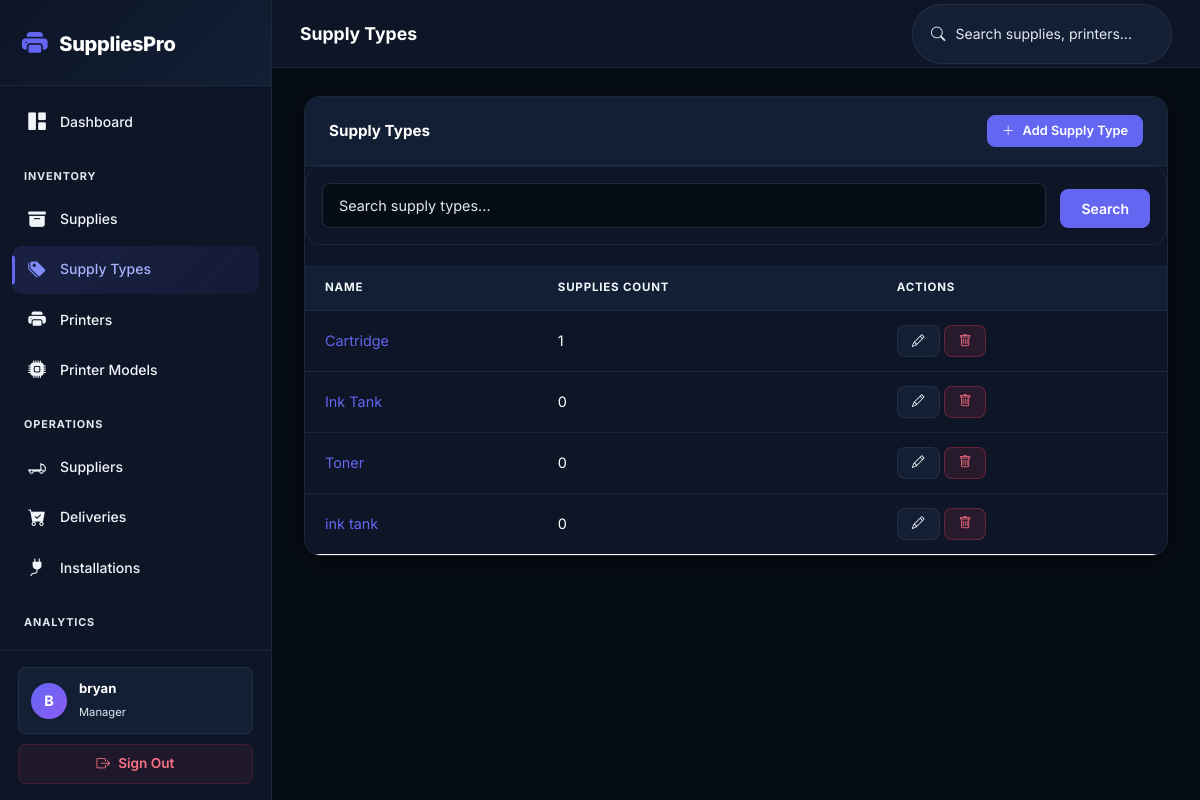
Screenshot of /supply-types/ (signed in) with the database file from the repository.
### inventory/models.py (models this page shows, shortened)
class User(AbstractUser):
    ROLE_CHOICES = [
        ('admin', 'Administrator'),
        ('manager', 'Manager'),
    ]
    role = models.CharField(max_length=20, choices=ROLE_CHOICES, default='manager')
    phone = models.CharField(max_length=20, blank=True)
    class Meta:
        verbose_name = 'User'
        verbose_name_plural = 'Users'

class SupplyType(models.Model):
    name = models.CharField(max_length=200, unique=True)
    description = models.TextField(blank=True)
    is_active = models.BooleanField(default=True)
    created_at = models.DateTimeField(auto_now_add=True)
    updated_at = models.DateTimeField(auto_now=True)
    class Meta:
        ordering = ['name']
        verbose_name = 'Supply Type'
        verbose_name_plural = 'Supply Types'

### inventory/views.py (the view)
# urls.py: path('supply-types/', views.SupplyTypeListView.as_view(), name='supply_type_list'),
class SupplyTypeListView(LoginRequiredMixin, ListView):
    model = SupplyType
    template_name = 'inventory/supply_type_list.html'
    paginate_by = 20
    context_object_name = 'supply_types'
    def get_queryset(self):
        queryset = SupplyType.objects.filter(is_active=True).order_by('name')
        query = self.request.GET.get('q')
        if query:
            queryset = queryset.filter(name__icontains=query)
        return queryset

### rbac/services.py (called while the page is built)
def get_user_permissions(user):
    if not user.is_authenticated:
        return set()
    cache_key = f'user_permissions_{user.pk}'
    permissions = cache.get(cache_key)
    if permissions is None:
        permissions = set()
        user_roles = Role.objects.filter(user_roles__user=user)
        for role in user_roles:
            for perm in role.permissions.all():
                permissions.add(perm.code)
        cache.set(cache_key, permissions, timeout=3600)
    return permissions

def get_user_roles(user):
    if not user.is_authenticated:
        return Role.objects.none()
    return Role.objects.filter(user_roles__user=user)

### templates/inventory/supply_type_list.html (shortened to what this page needs)
{% extends "base.html" %}
{% block page_title %}Supply Types{% endblock %}
{% block content %}
<div class="card">
    <div class="card-header d-flex justify-content-between align-items-center">
        <span>Supply Types</span>
        {% if user.role != 'staff' %}
        <a href="{% url 'supply_type_create' %}" class="btn btn-primary btn-sm">
            <i class="bi bi-plus-lg"></i> Add Supply Type
        </a>
        {% endif %}
    </div>
    <div class="card-body p-0">
        <form method="get" class="filter-bar" style="padding: 16px;">
            <div class="filter-group" style="flex:2;">
                <input type="text" name="q" class="form-control" placeholder="Search supply types..." value="{{ request.GET.q }}">
            </div>
            <button type="submit" class="btn btn-primary">Search</button>
        </form>
        {% if supply_types %}
        <div class="table-responsive">
        <table class="table">
            <thead>
                <tr>
                    <th>Name</th>
                    <th>Supplies Count</th>
                    <th>Actions</th>
                </tr>
            </thead>
            <tbody>
                {% for st in supply_types %}
                <tr>
                    <td>
                        <a href="{% url 'supply_type_detail' st.pk %}">{{ st.name }}</a>
                    </td>
                    <td>{{ st.supplies.count }}</td>
                    <td>
                        {% if user.role != 'staff' %}
                        <a href="{% url 'supply_type_update' st.pk %}" class="btn btn-ghost btn-sm" title="Edit">
                            <i class="bi bi-pencil"></i>
                        </a>
                        <a href="{% url 'supply_type_delete' st.pk %}" class="btn btn-danger btn-sm" title="Delete">
                            <i class="bi bi-trash"></i>
                        </a>
                        {% endif %}
                    </td>
                </tr>
                {% endfor %}
            </tbody>
        </table>
        </div>
        {% endif %}
    </div>
</div>
{% endblock %}

### templates/base.html (shortened to what this page needs)
{% load rbac %}
<!DOCTYPE html>
<html lang="en">
<head>
    <link href="https://cdn.jsdelivr.net/npm/bootstrap@5.3.0/dist/css/bootstrap.min.css" rel="stylesheet">
    <link rel="stylesheet" href="https://cdn.jsdelivr.net/npm/bootstrap-icons@1.11.0/font/bootstrap-icons.css">
    <link href="https://cdn.jsdelivr.net/npm/select2@4.1.0-rc.0/dist/css/select2.min.css" rel="stylesheet"/>
    <link href="https://cdn.jsdelivr.net/npm/select2-bootstrap-5-theme@1.3.0/dist/select2-bootstrap-5-theme.min.css" rel="stylesheet"/>
    <link rel="stylesheet" href="/static/css/style.css">
</head>
<body>
{% if user.is_authenticated %}
<aside class="sidebar" id="sidebar">
    <div class="brand">
        <i class="bi bi-printer-fill"></i>
        <span>SuppliesPro</span>
    </div>
    <nav>
        <a href="{% url 'dashboard' %}" class="{% if request.resolver_match.url_name == 'dashboard' %}active{% endif %}">
            <i class="bi bi-grid-1x2-fill"></i> Dashboard
        </a>
        <div class="section-title">Inventory</div>
        <a href="{% url 'supply_list' %}" class="{% if 'supply' in request.resolver_match.url_name and 'model' not in request.resolver_match.url_name and 'type' not in request.resolver_match.url_name %}active{% endif %}">
            <i class="bi bi-archive-fill"></i> Supplies
        </a>
        <a href="{% url 'supply_type_list' %}" class="{% if 'supply_type' in request.resolver_match.url_name %}active{% endif %}">
            <i class="bi bi-tags-fill"></i> Supply Types
        </a>
        <a href="{% url 'printer_list' %}" class="{% if 'printer' in request.resolver_match.url_name and 'model' not in request.resolver_match.url_name %}active{% endif %}">
            <i class="bi bi-printer-fill"></i> Printers
        </a>
        <a href="{% url 'printer_model_list' %}" class="{% if 'printer_model' in request.resolver_match.url_name %}active{% endif %}">
            <i class="bi bi-cpu-fill"></i> Printer Models
        </a>
        <div class="section-title">Operations</div>
        <a href="{% url 'supplier_list' %}" class="{% if 'supplier' in request.resolver_match.url_name %}active{% endif %}">
            <i class="bi bi-truck-flatbed"></i> Suppliers
        </a>
        <a href="{% url 'delivery_list' %}" class="{% if 'delivery' in request.resolver_match.url_name %}active{% endif %}">
            <i class="bi bi-cart-check-fill"></i> Deliveries
        </a>
        <a href="{% url 'installation_list' %}" class="{% if 'installation' in request.resolver_match.url_name %}active{% endif %}">
            <i class="bi bi-plug-fill"></i> Installations
        </a>
        <div class="section-title">Analytics</div>
        <a href="{% url 'inventory_report' %}" class="{% if 'inventory_report' in request.resolver_match.url_name %}active{% endif %}">
        </a>
    </nav>
    <div class="user-info">
        <div class="user-pill">
            <div class="avatar">{{ user.username|first|upper }}</div>
            <div class="name-role">
                <span class="d-block fw-bold text-white small">{{ user.username }}</span>
                <span class="role">{{ user.get_role_display }}</span>
            </div>
        </div>
        <a href="{% url 'logout' %}" class="logout-link">
            <i class="bi bi-box-arrow-right"></i> Sign Out
        </a>
    </div>
</aside>
<div class="main-content">
    <header class="top-bar">
        <div class="d-flex align-items-center gap-3">
            <h1>{% block page_title %}Dashboard{% endblock %}</h1>
        </div>
        <div class="search-box">
            <form method="get" action="{% url 'global_search' %}" class="d-flex align-items-center gap-2">
                <i class="bi bi-search"></i>
                <input type="text" name="q" placeholder="Search supplies, printers..." id="globalSearch">
            </form>
        </div>
    </header>
    <main>
        {% block content %}{% endblock %}
    </main>
</div>
{% else %}
<div class="login-container">
    {% block login_content %}{% endblock %}
</div>
{% endif %}
</body>
</html>

### rows the page displays
User: username|first "B", username "bryan", role "Manager"
SupplyType: name "Cartridge", supplies.count "1"
SupplyType: name "Ink Tank", supplies.count "0"
SupplyType: name "Toner", supplies.count "0"
SupplyType: name "ink tank", supplies.count "0"
